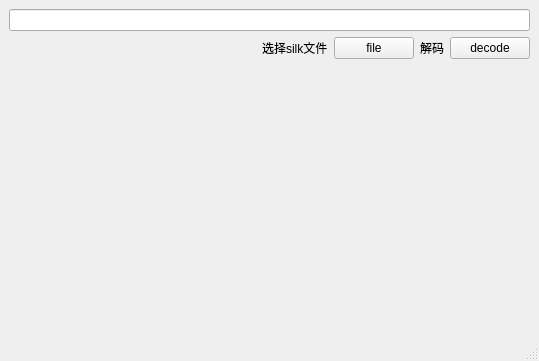
<?xml version="1.0" encoding="UTF-8"?>
<ui version="4.0">
 <class>MainWindow</class>
 <widget class="QMainWindow" name="MainWindow">
  <property name="geometry">
   <rect>
    <x>0</x>
    <y>0</y>
    <width>539</width>
    <height>361</height>
   </rect>
  </property>
  <property name="windowTitle">
   <string>Silk To Wav</string>
  </property>
  <widget class="QWidget" name="centralwidget">
   <layout class="QVBoxLayout" name="verticalLayout">
    <item>
     <widget class="QLineEdit" name="lineEdit"/>
    </item>
    <item>
     <layout class="QHBoxLayout" name="horizontalLayout">
      <item>
       <spacer name="horizontalSpacer">
        <property name="orientation">
         <enum>Qt::Horizontal</enum>
        </property>
        <property name="sizeHint" stdset="0">
         <size>
          <width>40</width>
          <height>20</height>
         </size>
        </property>
       </spacer>
      </item>
      <item>
       <widget class="QLabel" name="label">
        <property name="text">
         <string>选择silk文件</string>
        </property>
       </widget>
      </item>
      <item>
       <widget class="QPushButton" name="btnFile">
        <property name="text">
         <string>file</string>
        </property>
       </widget>
      </item>
      <item>
       <widget class="QLabel" name="label_2">
        <property name="text">
         <string>解码</string>
        </property>
       </widget>
      </item>
      <item>
       <widget class="QPushButton" name="btnDecode">
        <property name="text">
         <string>decode</string>
        </property>
       </widget>
      </item>
     </layout>
    </item>
    <item>
     <spacer name="verticalSpacer">
      <property name="orientation">
       <enum>Qt::Vertical</enum>
      </property>
      <property name="sizeHint" stdset="0">
       <size>
        <width>20</width>
        <height>238</height>
       </size>
      </property>
     </spacer>
    </item>
   </layout>
  </widget>
  <widget class="QMenuBar" name="menubar">
   <property name="geometry">
    <rect>
     <x>0</x>
     <y>0</y>
     <width>539</width>
     <height>23</height>
    </rect>
   </property>
  </widget>
  <widget class="QStatusBar" name="statusbar"/>
 </widget>
 <resources/>
 <connections/>
</ui>
